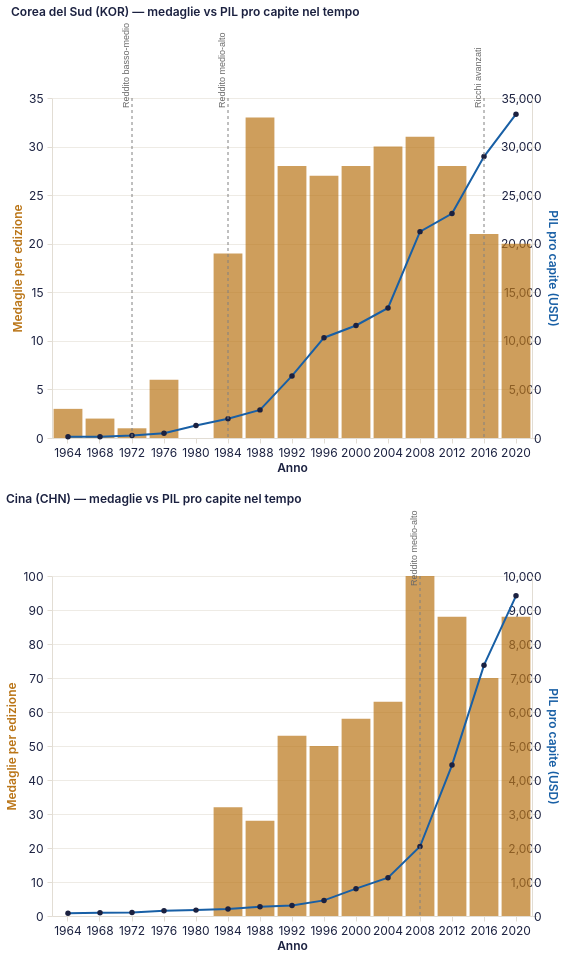

Express this chart as Vega-Lite.
### Vega-Lite specification from a JSON file in a GitHub repository (floating-point values rounded to 4 significant figures)
{"$schema": "https://vega.github.io/schema/vega-lite/v5.20.1.json", "config": {"arc": {"fill": "#1b2140"}, "area": {"fill": "#1b2140", "fillOpacity": 0.15, "line": true}, "axis": {"domainColor": "#e2ddd4", "grid": true, "gridColor": "#e2ddd4", "gridWidth": 0.6, "labelAngle": 0, "labelColor": "#1b2140", "labelFont": "Inter, system-ui, -apple-system, BlinkMacSystemFont, 'Segoe UI', Roboto, sans-serif", "labelFontSize": 12, "labelFontWeight": 400, "labelPadding": 4, "tickColor": "#e2ddd4", "tickSize": 5, "titleColor": "#1b2140", "titleFont": "Inter, system-ui, -apple-system, BlinkMacSystemFont, 'Segoe UI', Roboto, sans-serif", "titleFontSize": 12, "titleFontWeight": 600}, "axisBand": {"grid": false}, "background": "transparent", "bar": {"fill": "#1b2140"}, "legend": {"labelColor": "#1b2140", "labelFont": "Inter, system-ui, -apple-system, BlinkMacSystemFont, 'Segoe UI', Roboto, sans-serif", "labelFontSize": 11, "padding": 4, "symbolType": "circle", "titleColor": "#1b2140", "titleFont": "Inter, system-ui, -apple-system, BlinkMacSystemFont, 'Segoe UI', Roboto, sans-serif", "titleFontSize": 12}, "line": {"stroke": "#1b2140", "strokeWidth": 2}, "mark": {"color": "#1b2140"}, "path": {"stroke": "#1b2140"}, "point": {"fill": "#1b2140", "filled": true}, "range": {"category": ["#1b2140", "#ff8009", "#9a0641", "#ffe34a", "#e7b6af", "#0088b0", "#e03830"]}, "rect": {"fill": "#1b2140"}, "shape": {"stroke": "#1b2140"}, "symbol": {"fill": "#1b2140"}, "title": {"anchor": "start", "color": "#1b2140", "font": "Inter, system-ui, -apple-system, BlinkMacSystemFont, 'Segoe UI', Roboto, sans-serif", "fontSize": 12, "fontWeight": 600, "subtitleColor": "#1b2140", "subtitleFont": "Inter, system-ui, -apple-system, BlinkMacSystemFont, 'Segoe UI', Roboto, sans-serif"}, "view": {"continuousHeight": 300, "continuousWidth": 400, "fill": null, "stroke": null}}, "datasets": {"data-33977b9e9d7da40ffd34536db6e4abf3": [{"cluster_dynamic": "Poveri estremi", "cluster_rank": 0, "country": "Republic of Korea", "gdp_per_capita": 126.7, "infant_mortality": 70.65, "life_expectancy": 54.59, "noc_ioc": "KOR", "primary_school_enrollment": null, "urbanization_pct": 28.86, "year": 1964}, {"cluster_dynamic": "Poveri estremi", "cluster_rank": 0, "country": "Republic of Korea", "gdp_per_capita": 132.6, "infant_mortality": 59.85, "life_expectancy": 56.93, "noc_ioc": "KOR", "primary_school_enrollment": null, "urbanization_pct": 32.65, "year": 1968}, {"cluster_dynamic": "Reddito basso-medio", "cluster_rank": 1, "country": "Republic of Korea", "gdp_per_capita": 257.9, "infant_mortality": 46.98, "life_expectancy": 61.8, "noc_ioc": "KOR", "primary_school_enrollment": null, "urbanization_pct": 39.57, "year": 1972}, {"cluster_dynamic": "Reddito basso-medio", "cluster_rank": 1, "country": "Republic of Korea", "gdp_per_capita": 485.0, "infant_mortality": 37.42, "life_expectancy": 63.59, "noc_ioc": "KOR", "primary_school_enrollment": null, "urbanization_pct": 45.85, "year": 1976}, {"cluster_dynamic": "Reddito basso-medio", "cluster_rank": 1, "country": "Republic of Korea", "gdp_per_capita": 1291.0, "infant_mortality": 31.55, "life_expectancy": 65.04, "noc_ioc": "KOR", "primary_school_enrollment": null, "urbanization_pct": 52.22, "year": 1980}, {"cluster_dynamic": "Reddito medio-alto", "cluster_rank": 2, "country": "Republic of Korea", "gdp_per_capita": 1985.0, "infant_mortality": 25.18, "life_expectancy": 66.81, "noc_ioc": "KOR", "primary_school_enrollment": null, "urbanization_pct": 59.12, "year": 1984}, {"cluster_dynamic": "Reddito medio-alto", "cluster_rank": 2, "country": "Republic of Korea", "gdp_per_capita": 2895.0, "infant_mortality": 18.1, "life_expectancy": 69.11, "noc_ioc": "KOR", "primary_school_enrollment": null, "urbanization_pct": 65.77, "year": 1988}, {"cluster_dynamic": "Reddito medio-alto", "cluster_rank": 2, "country": "Republic of Korea", "gdp_per_capita": 6391.0, "infant_mortality": 12.62, "life_expectancy": 71.31, "noc_ioc": "KOR", "primary_school_enrollment": null, "urbanization_pct": 73.05, "year": 1992}, {"cluster_dynamic": "Reddito medio-alto", "cluster_rank": 2, "country": "Republic of Korea", "gdp_per_capita": 10330.0, "infant_mortality": 9.1, "life_expectancy": 73.15, "noc_ioc": "KOR", "primary_school_enrollment": null, "urbanization_pct": 77.39, "year": 1996}, {"cluster_dynamic": "Reddito medio-alto", "cluster_rank": 2, "country": "Republic of Korea", "gdp_per_capita": 11580.0, "infant_mortality": 6.775, "life_expectancy": 74.79, "noc_ioc": "KOR", "primary_school_enrollment": null, "urbanization_pct": 79.07, "year": 2000}, {"cluster_dynamic": "Reddito medio-alto", "cluster_rank": 2, "country": "Republic of Korea", "gdp_per_capita": 13390.0, "infant_mortality": 5.35, "life_expectancy": 76.58, "noc_ioc": "KOR", "primary_school_enrollment": 99.18, "urbanization_pct": 80.11, "year": 2004}, {"cluster_dynamic": "Reddito medio-alto", "cluster_rank": 2, "country": "Republic of Korea", "gdp_per_capita": 21240.0, "infant_mortality": 4.225, "life_expectancy": 78.41, "noc_ioc": "KOR", "primary_school_enrollment": 100.4, "urbanization_pct": 81.44, "year": 2008}, {"cluster_dynamic": "Reddito medio-alto", "cluster_rank": 2, "country": "Republic of Korea", "gdp_per_capita": 23110.0, "infant_mortality": 3.375, "life_expectancy": 80.04, "noc_ioc": "KOR", "primary_school_enrollment": 101.0, "urbanization_pct": 81.92, "year": 2012}, {"cluster_dynamic": "Ricchi avanzati", "cluster_rank": 3, "country": "Republic of Korea", "gdp_per_capita": 28970.0, "infant_mortality": 2.975, "life_expectancy": 81.46, "noc_ioc": "KOR", "primary_school_enrollment": 100.2, "urbanization_pct": 81.78, "year": 2016}, {"cluster_dynamic": "Ricchi avanzati", "cluster_rank": 3, "country": "Republic of Korea", "gdp_per_capita": 33330.0, "infant_mortality": 2.675, "life_expectancy": 82.69, "noc_ioc": "KOR", "primary_school_enrollment": 99.16, "urbanization_pct": 81.42, "year": 2020}], "data-5af6418b78655c432a48429f634f8ab4": [{"cluster_dynamic": "Reddito medio-alto", "cluster_rank": 2, "country": "People's Republic of China", "gdp_per_capita": 2043.0, "infant_mortality": 18.62, "life_expectancy": 74.25, "noc_ioc": "CHN", "primary_school_enrollment": 105.3, "urbanization_pct": 43.75, "year": 2008}], "data-611935df8826a92d1bb09743d754fd1d": [{"NOC": "KOR", "Year": 1964, "medals": 3}, {"NOC": "KOR", "Year": 1968, "medals": 2}, {"NOC": "KOR", "Year": 1972, "medals": 1}, {"NOC": "KOR", "Year": 1976, "medals": 6}, {"NOC": "KOR", "Year": 1984, "medals": 19}, {"NOC": "KOR", "Year": 1988, "medals": 33}, {"NOC": "KOR", "Year": 1992, "medals": 28}, {"NOC": "KOR", "Year": 1996, "medals": 27}, {"NOC": "KOR", "Year": 2000, "medals": 28}, {"NOC": "KOR", "Year": 2004, "medals": 30}, {"NOC": "KOR", "Year": 2008, "medals": 31}, {"NOC": "KOR", "Year": 2012, "medals": 28}, {"NOC": "KOR", "Year": 2016, "medals": 21}, {"NOC": "KOR", "Year": 2020, "medals": 20}], "data-6f4a71cd87b9d2cef506dc60afe1d314": [{"cluster_dynamic": "Reddito basso-medio", "cluster_rank": 1, "country": "Republic of Korea", "gdp_per_capita": 257.9, "infant_mortality": 46.98, "life_expectancy": 61.8, "noc_ioc": "KOR", "primary_school_enrollment": null, "urbanization_pct": 39.57, "year": 1972}, {"cluster_dynamic": "Reddito medio-alto", "cluster_rank": 2, "country": "Republic of Korea", "gdp_per_capita": 1985.0, "infant_mortality": 25.18, "life_expectancy": 66.81, "noc_ioc": "KOR", "primary_school_enrollment": null, "urbanization_pct": 59.12, "year": 1984}, {"cluster_dynamic": "Ricchi avanzati", "cluster_rank": 3, "country": "Republic of Korea", "gdp_per_capita": 28970.0, "infant_mortality": 2.975, "life_expectancy": 81.46, "noc_ioc": "KOR", "primary_school_enrollment": 100.2, "urbanization_pct": 81.78, "year": 2016}], "data-b2a9733e91adfd60e574792bbe4a8e19": [{"NOC": "CHN", "Year": 1984, "medals": 32}, {"NOC": "CHN", "Year": 1988, "medals": 28}, {"NOC": "CHN", "Year": 1992, "medals": 53}, {"NOC": "CHN", "Year": 1996, "medals": 50}, {"NOC": "CHN", "Year": 2000, "medals": 58}, {"NOC": "CHN", "Year": 2004, "medals": 63}, {"NOC": "CHN", "Year": 2008, "medals": 100}, {"NOC": "CHN", "Year": 2012, "medals": 88}, {"NOC": "CHN", "Year": 2016, "medals": 70}, {"NOC": "CHN", "Year": 2020, "medals": 88}], "data-faec4385debc51c3bc136a29d1159532": [{"cluster_dynamic": "Reddito basso-medio", "cluster_rank": 1, "country": "People's Republic of China", "gdp_per_capita": 77.8, "infant_mortality": null, "life_expectancy": 44.05, "noc_ioc": "CHN", "primary_school_enrollment": null, "urbanization_pct": 18.3, "year": 1964}, {"cluster_dynamic": "Reddito basso-medio", "cluster_rank": 1, "country": "People's Republic of China", "gdp_per_capita": 96.4, "infant_mortality": null, "life_expectancy": 53.35, "noc_ioc": "CHN", "primary_school_enrollment": null, "urbanization_pct": 17.97, "year": 1968}, {"cluster_dynamic": "Reddito basso-medio", "cluster_rank": 1, "country": "People's Republic of China", "gdp_per_capita": 106.0, "infant_mortality": 84.63, "life_expectancy": 56.43, "noc_ioc": "CHN", "primary_school_enrollment": 116.6, "urbanization_pct": 17.44, "year": 1972}, {"cluster_dynamic": "Reddito basso-medio", "cluster_rank": 1, "country": "People's Republic of China", "gdp_per_capita": 157.1, "infant_mortality": 70.62, "life_expectancy": 59.82, "noc_ioc": "CHN", "primary_school_enrollment": 108.6, "urbanization_pct": 17.21, "year": 1976}, {"cluster_dynamic": "Reddito basso-medio", "cluster_rank": 1, "country": "People's Republic of China", "gdp_per_capita": 173.1, "infant_mortality": 55.9, "life_expectancy": 62.62, "noc_ioc": "CHN", "primary_school_enrollment": 113.6, "urbanization_pct": 17.97, "year": 1980}, {"cluster_dynamic": "Reddito basso-medio", "cluster_rank": 1, "country": "People's Republic of China", "gdp_per_capita": 205.5, "infant_mortality": 46.27, "life_expectancy": 65.0, "noc_ioc": "CHN", "primary_school_enrollment": 111.7, "urbanization_pct": 20.43, "year": 1984}, {"cluster_dynamic": "Reddito basso-medio", "cluster_rank": 1, "country": "People's Republic of China", "gdp_per_capita": 270.2, "infant_mortality": 43.17, "life_expectancy": 66.71, "noc_ioc": "CHN", "primary_school_enrollment": 127.1, "urbanization_pct": 24.14, "year": 1988}, {"cluster_dynamic": "Reddito basso-medio", "cluster_rank": 1, "country": "People's Republic of China", "gdp_per_capita": 312.0, "infant_mortality": 43.23, "life_expectancy": 68.08, "noc_ioc": "CHN", "primary_school_enrollment": 124.4, "urbanization_pct": 26.29, "year": 1992}, {"cluster_dynamic": "Reddito basso-medio", "cluster_rank": 1, "country": "People's Republic of China", "gdp_per_capita": 458.8, "infant_mortality": 40.6, "life_expectancy": 69.69, "noc_ioc": "CHN", "primary_school_enrollment": 112.6, "urbanization_pct": 28.25, "year": 1996}, {"cluster_dynamic": "Reddito basso-medio", "cluster_rank": 1, "country": "People's Republic of China", "gdp_per_capita": 804.1, "infant_mortality": 34.6, "life_expectancy": 71.4, "noc_ioc": "CHN", "primary_school_enrollment": 110.2, "urbanization_pct": 32.63, "year": 2000}, {"cluster_dynamic": "Reddito basso-medio", "cluster_rank": 1, "country": "People's Republic of China", "gdp_per_capita": 1126.0, "infant_mortality": 26.68, "life_expectancy": 72.85, "noc_ioc": "CHN", "primary_school_enrollment": 115.7, "urbanization_pct": 38.43, "year": 2004}, {"cluster_dynamic": "Reddito medio-alto", "cluster_rank": 2, "country": "People's Republic of China", "gdp_per_capita": 2043.0, "infant_mortality": 18.62, "life_expectancy": 74.25, "noc_ioc": "CHN", "primary_school_enrollment": 105.3, "urbanization_pct": 43.75, "year": 2008}, {"cluster_dynamic": "Reddito medio-alto", "cluster_rank": 2, "country": "People's Republic of China", "gdp_per_capita": 4439.0, "infant_mortality": 13.03, "life_expectancy": 75.43, "noc_ioc": "CHN", "primary_school_enrollment": 104.8, "urbanization_pct": 49.1, "year": 2012}, {"cluster_dynamic": "Reddito medio-alto", "cluster_rank": 2, "country": "People's Republic of China", "gdp_per_capita": 7377.0, "infant_mortality": 9.325, "life_expectancy": 76.59, "noc_ioc": "CHN", "primary_school_enrollment": 99.41, "urbanization_pct": 55.17, "year": 2016}, {"cluster_dynamic": "Reddito medio-alto", "cluster_rank": 2, "country": "People's Republic of China", "gdp_per_capita": 9416.0, "infant_mortality": 6.75, "life_expectancy": 77.52, "noc_ioc": "CHN", "primary_school_enrollment": 97.51, "urbanization_pct": 60.82, "year": 2020}]}, "params": [{"bind": "scales", "name": "param_1", "select": {"encodings": ["x", "y"], "type": "interval"}, "views": ["view_1", "view_2"]}], "vconcat": [{"height": 340, "layer": [{"data": {"name": "data-611935df8826a92d1bb09743d754fd1d"}, "encoding": {"tooltip": [{"field": "Year", "title": "Anno", "type": "ordinal"}, {"field": "medals", "title": "Medaglie", "type": "quantitative"}], "x": {"field": "Year", "title": "Anno", "type": "ordinal"}, "y": {"axis": {"titleColor": "#BA7517"}, "field": "medals", "title": "Medaglie per edizione", "type": "quantitative"}}, "mark": {"color": "#BA7517", "opacity": 0.7, "type": "bar"}, "name": "view_1"}, {"data": {"name": "data-33977b9e9d7da40ffd34536db6e4abf3"}, "encoding": {"tooltip": [{"field": "year", "title": "Anno", "type": "ordinal"}, {"field": "gdp_per_capita", "format": ",.0f", "title": "PIL pro capite (USD)", "type": "quantitative"}, {"field": "cluster_dynamic", "title": "Cluster", "type": "nominal"}], "x": {"field": "year", "title": "Anno", "type": "ordinal"}, "y": {"axis": {"titleColor": "#185FA5"}, "field": "gdp_per_capita", "title": "PIL pro capite (USD)", "type": "quantitative"}}, "mark": {"color": "#185FA5", "point": true, "type": "line"}}, {"data": {"name": "data-6f4a71cd87b9d2cef506dc60afe1d314"}, "encoding": {"x": {"field": "year", "type": "ordinal"}}, "mark": {"color": "gray", "strokeDash": [3, 3], "type": "rule"}}, {"data": {"name": "data-6f4a71cd87b9d2cef506dc60afe1d314"}, "encoding": {"text": {"field": "cluster_dynamic", "type": "nominal"}, "x": {"field": "year", "type": "ordinal"}, "y": {"value": 10}}, "mark": {"align": "left", "angle": 270, "color": "dimgray", "dy": -6, "fontSize": 9, "type": "text"}}], "resolve": {"scale": {"y": "independent"}}, "title": "Corea del Sud (KOR) — medaglie vs PIL pro capite nel tempo", "width": 480}, {"height": 340, "layer": [{"data": {"name": "data-b2a9733e91adfd60e574792bbe4a8e19"}, "encoding": {"tooltip": [{"field": "Year", "title": "Anno", "type": "ordinal"}, {"field": "medals", "title": "Medaglie", "type": "quantitative"}], "x": {"field": "Year", "title": "Anno", "type": "ordinal"}, "y": {"axis": {"titleColor": "#BA7517"}, "field": "medals", "title": "Medaglie per edizione", "type": "quantitative"}}, "mark": {"color": "#BA7517", "opacity": 0.7, "type": "bar"}, "name": "view_2"}, {"data": {"name": "data-faec4385debc51c3bc136a29d1159532"}, "encoding": {"tooltip": [{"field": "year", "title": "Anno", "type": "ordinal"}, {"field": "gdp_per_capita", "format": ",.0f", "title": "PIL pro capite (USD)", "type": "quantitative"}, {"field": "cluster_dynamic", "title": "Cluster", "type": "nominal"}], "x": {"field": "year", "title": "Anno", "type": "ordinal"}, "y": {"axis": {"titleColor": "#185FA5"}, "field": "gdp_per_capita", "title": "PIL pro capite (USD)", "type": "quantitative"}}, "mark": {"color": "#185FA5", "point": true, "type": "line"}}, {"data": {"name": "data-5af6418b78655c432a48429f634f8ab4"}, "encoding": {"x": {"field": "year", "type": "ordinal"}}, "mark": {"color": "gray", "strokeDash": [3, 3], "type": "rule"}}, {"data": {"name": "data-5af6418b78655c432a48429f634f8ab4"}, "encoding": {"text": {"field": "cluster_dynamic", "type": "nominal"}, "x": {"field": "year", "type": "ordinal"}, "y": {"value": 10}}, "mark": {"align": "left", "angle": 270, "color": "dimgray", "dy": -6, "fontSize": 9, "type": "text"}}], "resolve": {"scale": {"y": "independent"}}, "title": "Cina (CHN) — medaglie vs PIL pro capite nel tempo", "width": 480}]}
